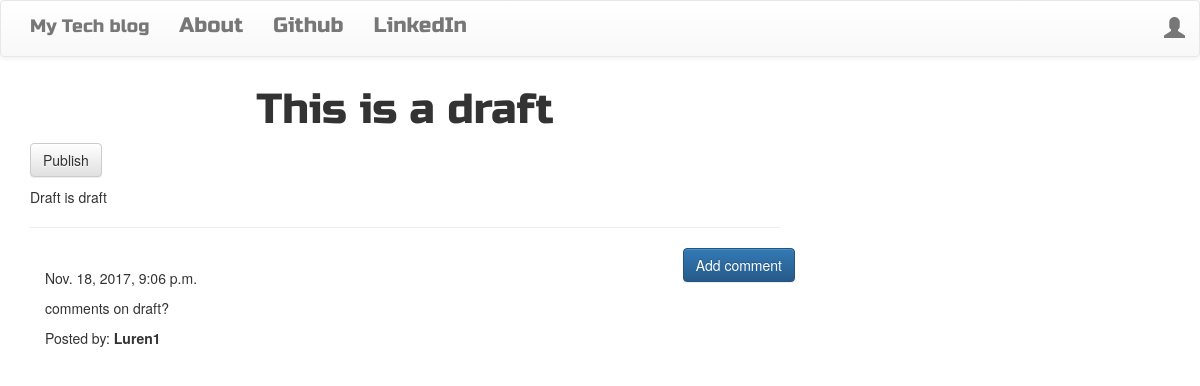
Screenshot of /post/3 with the database file from the repository.
### blog/models.py (models this page shows, shortened)
class Post(models.Model):
    author = models.ForeignKey('auth.User')
    title = models.CharField(max_length=200)
    text = models.TextField()
    created_date = models.DateTimeField(default=timezone.now)
    published_date = models.DateTimeField(blank=True,null=True)

class Comment(models.Model):
    post = models.ForeignKey('blog.Post',related_name='comments')
    author = models.CharField(max_length=200)
    text = models.TextField()
    created_date = models.DateTimeField(default=timezone.now)
    approved_comment = models.BooleanField(default=False)

### blog/views.py (the view)
# urls.py: url(r'^post/(?P<pk>\d+)$',views.PostDetailView.as_view(),name='post_detail'),
class PostDetailView(DetailView):
    model = Post

### blog/templates/blog/blog/post_detail.html (shortened to what this page needs)
{% extends 'blog/base.html' %}
{% block content %}
        <h1 class='posttitle loader'>{{ post.title }}</h1>
        {% if post.published_date %}
            <div class="date postdate">
                {{ post.published_date }}
            </div>
        {% else %}
            <a class="btn btn-default" href="{% url 'post_publish' pk=post.pk %}">Publish</a>
        {% endif %}
      <p class='postcontent' >{{ post.text|safe|linebreaksbr }}</p>
  <hr>
  <a class="btn btn-primary btn-comment" href="{% url 'add_comment_to_post' pk=post.pk %}">Add comment</a>
  <div class="container">
  {% for comment in post.comments.all %}
  <br>
      {% if user.is_authenticated or comment.approved_comment %}
              {{ comment.created_date }}
          <p>{{ comment.text|safe|linebreaks }}</p>
          <p>Posted by: <strong>{{ comment.author }}</strong></p>
      {% endif %}
  {% empty %}
      <p>No comments posted.</p>
  {% endfor %}
</div>
{% endblock %}

### blog/static/css/blog.css (style rules this page uses)
.posttitle { font-family: 'Russo One',sans-serif; font-size: 3em; text-align: center; }
.postcontent { font-family: 'Montserrat'; font-size: 1.5em; }
.btn-comment { position: absolute; right: 0px; }
.loader { filter:hue-rotate(0deg); color:linear-gradient(45deg,#0f8,#08f); animation:hue 10000ms infinite linear; }

### rows the page displays
Post: title "This is a draft", text "Draft is draft"
Comment: created_date "Nov. 18, 2017, 9:06 p.m.", text "comments on draft?", author "Luren1"
